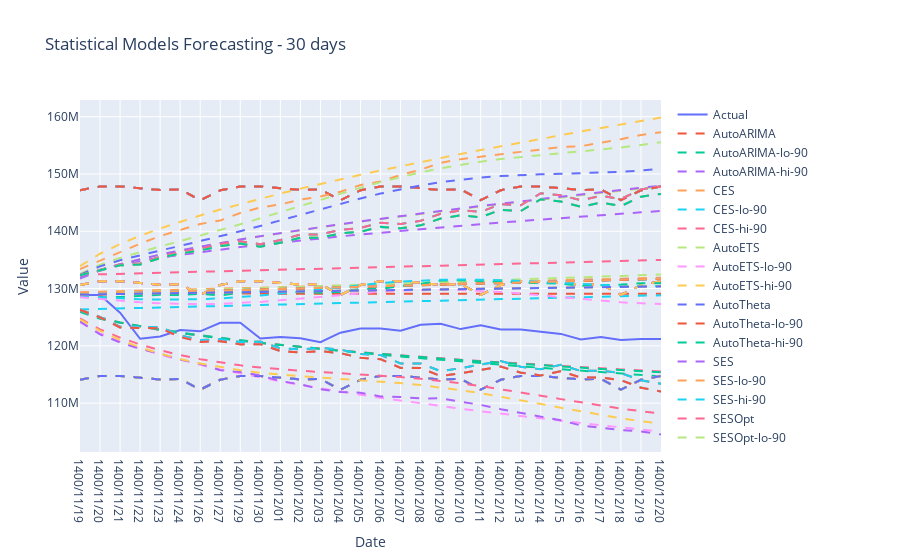

Notebook cell for this chart:
### Code cell
fig = go.Figure()
fig.add_trace(go.Scatter(x=Added_data.index[1200:1230], y=Close['y'].values[1200:1230], mode='lines', name='Actual'))
for col in forecasts_df.columns[1:]:

    fig.add_trace(go.Scatter(x=Added_data.index[1200:1230], y=forecasts_df[f'{col}'].values, mode='lines', name=col, line=dict(dash='dash')))
#fig.add_trace(go.Scatter(x=Added_data.index[1200:1700], y=forecasts_df['DynamicOptimizedTheta-hi-90'].values, mode='lines', name='trend', line=dict(dash='dash')))

fig.update_layout(title='Statistical Models Forecasting - 30 days', xaxis_title='Date', yaxis_title='Value', hovermode='x')
fig.show()

plt.figure(figsize=(10, 6))
plt.plot(Added_data.index[1200:1230], Close['y'].values[1200:1230], label='Actual')

for col in forecasts_df.columns[1:]:
    #To see the label for each curve, uncomment the last term of the following line
    plt.plot(Added_data.index[1200:1230], forecasts_df[f'{col}'].values, linestyle='--')#, label=col)

plt.title('Statistical Models Forecasting - 30 days')
plt.xlabel('Date')
plt.ylabel('Value')
plt.legend()
plt.grid(True)
plt.show()
